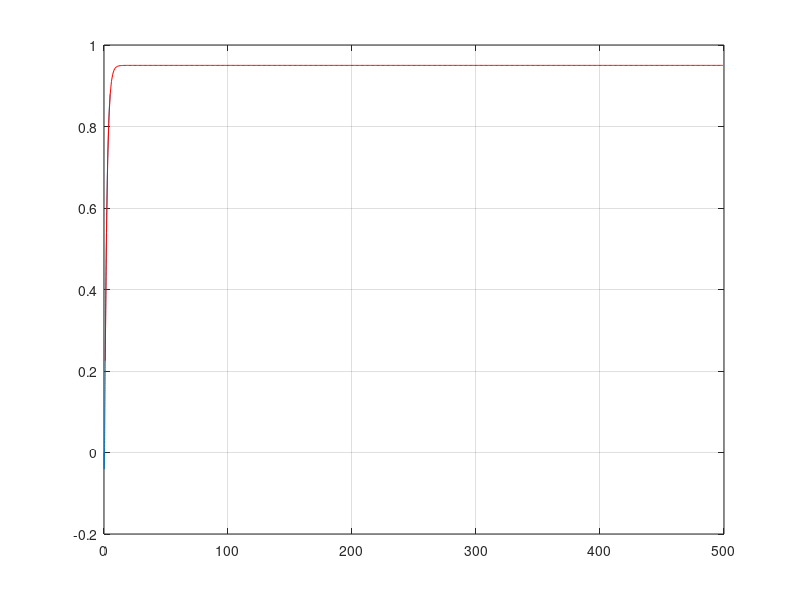

This figure's MATLAB source:
% 2019 - 09 - 27

% DYNAMIC SYSTEMS - HOMEWORK 03

% SPRING MASS DAMPER SYSTEM WITH FRICTION

% --------------

% INITIALIZATION CONDITIONS

mass = 0.5;
spring_constant = 1;
damper_constant = 2;
friction_constant = 0.01;
gravity = 9.81;  % [m/s^2]
F = 1;

t_max = 5;
t_sampling = 0.01;

n_max = t_max / t_sampling;

% --------------

% Functions

% Discretize x -> x_d
% Discretize Force F-> F_d

x_0 = 0; % Initial position
dx_0 = -0.5; % Initial velocity

% State variables

x_1(1) = x_0;

x_2(1) = dx_0;

% Discretized function

for n = 1:n_max-1
  x_1(n+1) = (x_2(n) * t_sampling) + x_1(n);
  x_2(n+1) = t_sampling * (-(damper_constant/mass)*x_2(n)-(spring_constant/mass) * x_1(n)+ F/mass- friction_constant * gravity) + x_2(n);
  
  % x_sonia(n)= -0.74*exp(-3.414*n) + 0.75*exp(-0.586*n) + 0.99; % WRONG!
  
  x_jonatan(n)= 0.95 + 0.3733*exp(-3.414 * n) - 1.324 * exp(-0.5857 * n);
endfor

% Plotting

n_t = 0:n_max -1;

t_n = t_sampling * n_t;

plot(t_n, x_1,x_jonatan,'br')
grid on

% --------------

